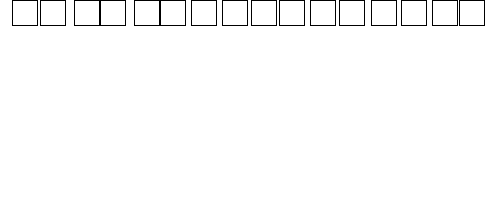
Frame 1 (no input)
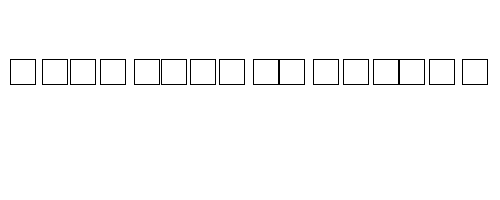
Frame 60 (the mouse pressed at the canvas centre just before this capture)
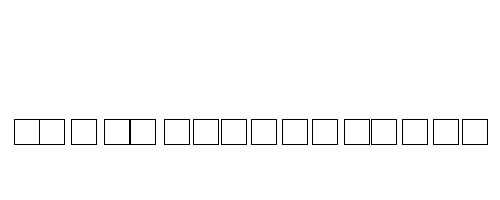
Frame 120 (the mouse held since frame 60 and released just before this capture)

The Processing sketch that drew these frames (run headless with seeded random() and noise(); from frame 60 on, the mouse is pressed at the canvas centre):

// Processing sketch: esparta
// ── esparta.pde
int posY;
int tam = 25;
int step = 30;

void setup()
{
  size(500, 200);
  background(255);
}

void draw()
{
  background(255);
  for (int i = tam/2; i <= width - tam; i = i + step)

  {
    rect(i + random(-3, 3), posY, tam, tam);
  }
   posY++;
}
